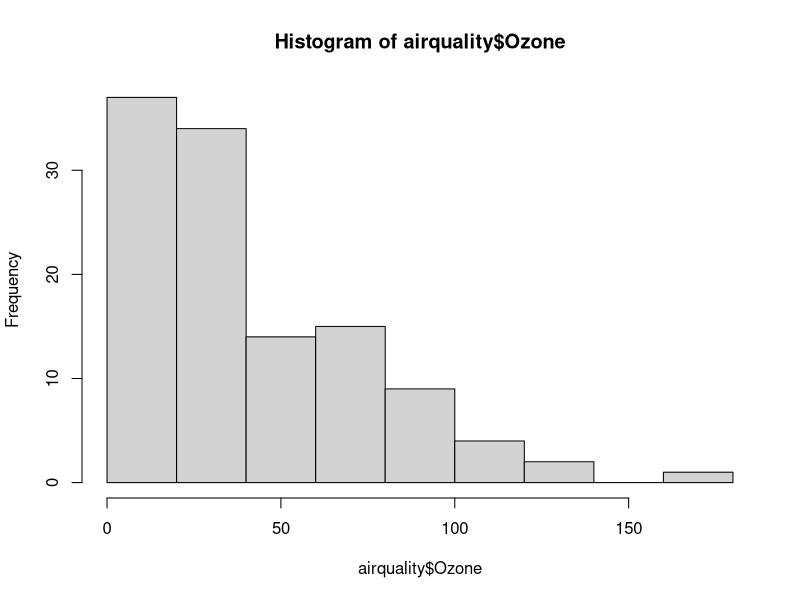
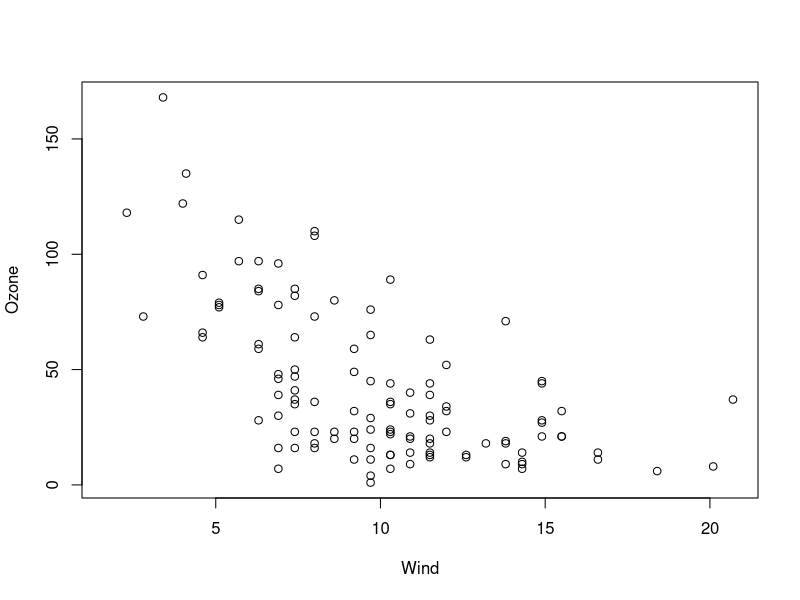
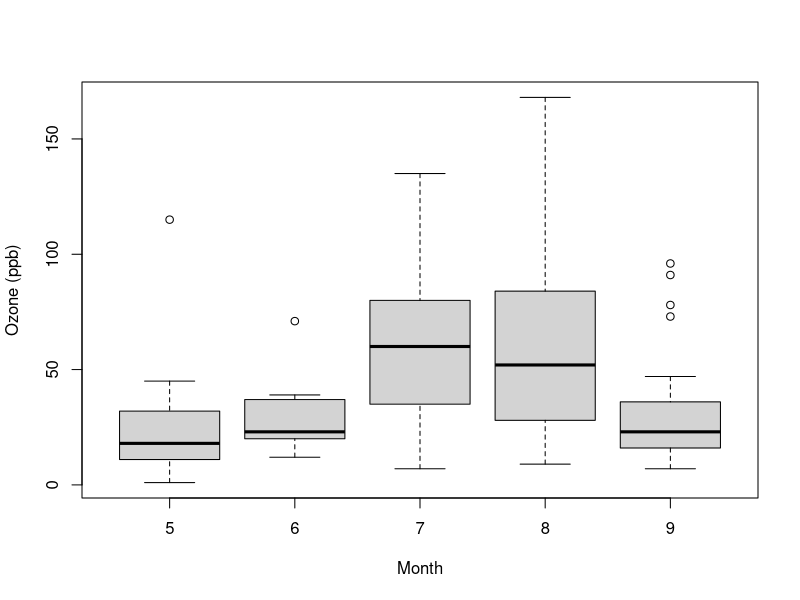
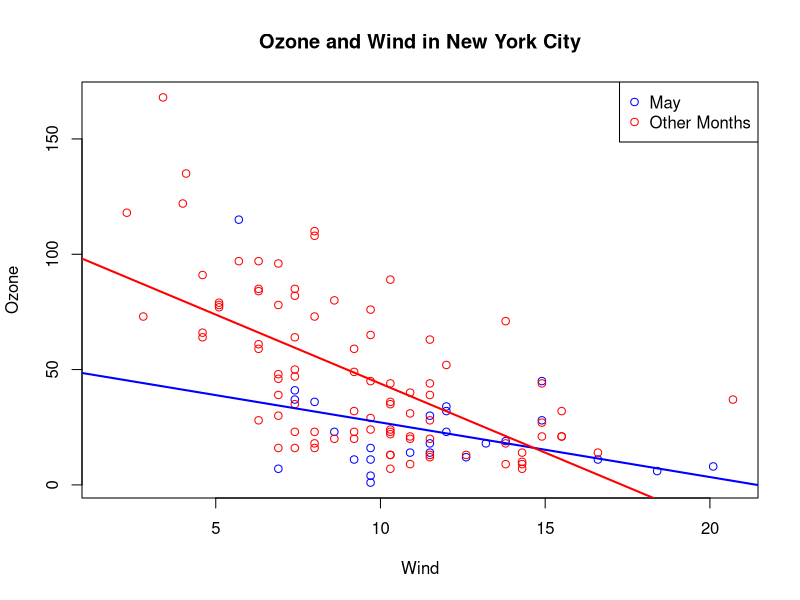
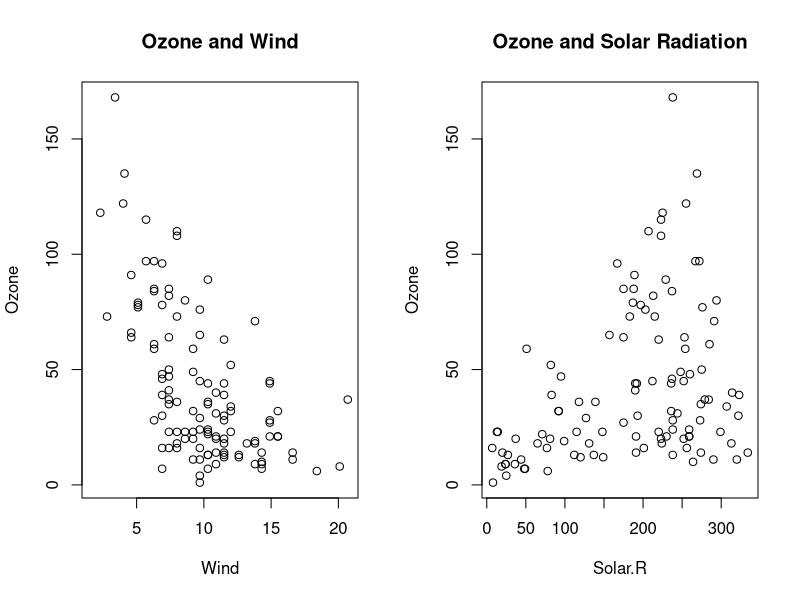
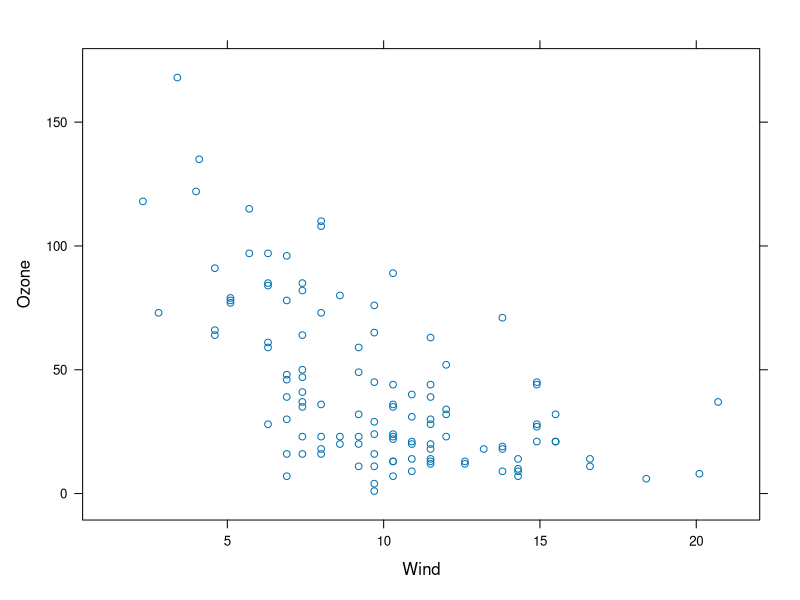
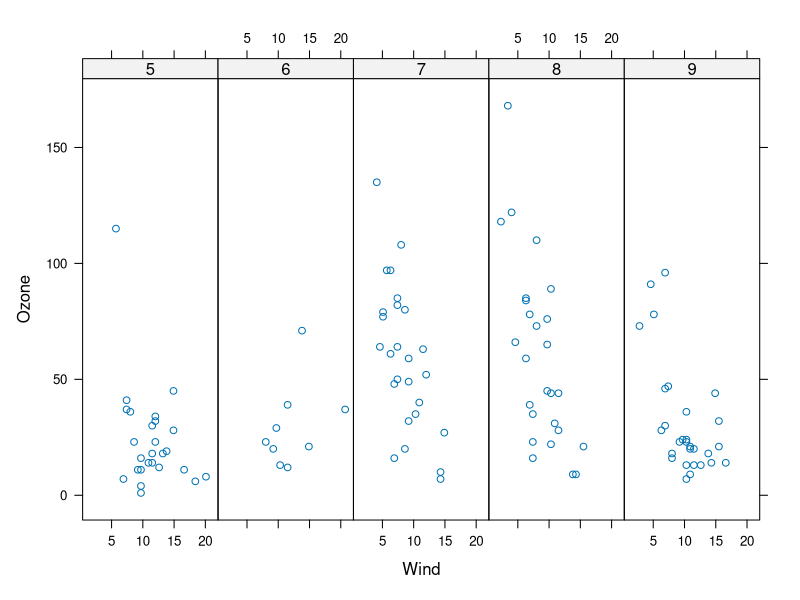
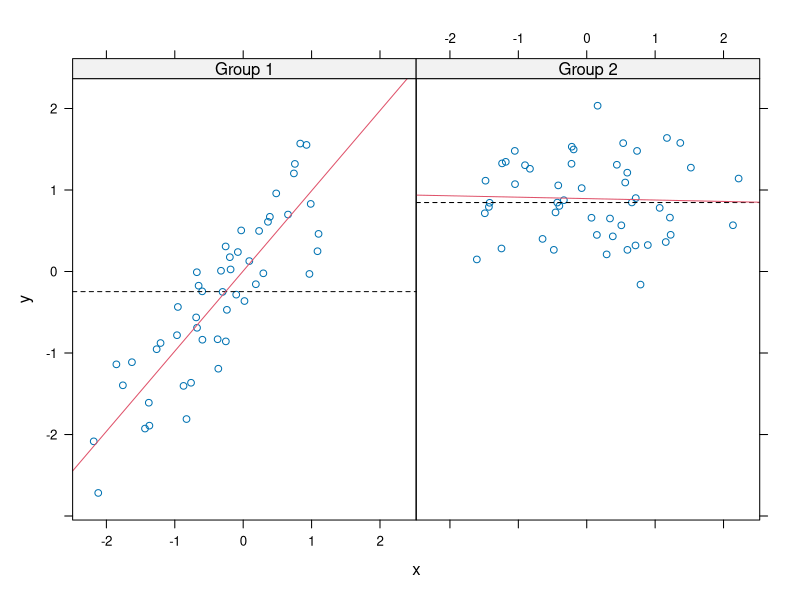

Generate these figures, in order, with R:
## ---- chunk 1
d1=date()
d1

class(d1)

## ---- chunk 2
d2 = Sys.Date()
d2

class(d2)
## ---- chunk 3
## datetime <- strptime(paste(data[,1],data[,2]), format = "%d/%m/%Y %H:%M:%S")
## strptime(as.character(tmpData), format="%m/%d/%Y %H:%M:%S")
## tmp <- as.date(as.character(tmpData),format="%m/%d/%Y %H:%M:%S")
## format(hehe,"%Y"))
format(d2,"%a %b %d")
## ---- chunk 4
Sys.setlocale("LC_TIME", "C")
x = c("1jan1960", "2jan1960", "31mar1960", "30jul1960");
z = as.Date(x, "%d%b%Y")
z
## ---- chunk 5
library(lubridate)
ymd("20140108")

mdy("08/04/2013")

dmy("03-04-2013")

ymd_hms("2011-08-03 10:15:03")
## ---- chunk 6
# hist
library(datasets)
hist(airquality$Ozone) 

# Scatterplot
library(datasets)
with(airquality, plot(Wind, Ozone))

# boxplot
library(datasets)
airquality <- transform(airquality, Month = factor(Month))
boxplot(Ozone ~ Month, airquality, xlab = "Month", ylab = "Ozone (ppb)")

# summary(data) = returns min, 1st quartile, median, mean, 3rd quartile, max
summary(airquality)

## ---- chunk 7
par("lty")

par("col")

par("bg")
## ---- chunk 8
with(airquality, plot(Wind, Ozone, main = "Ozone and Wind in New York City",  type = "n"))
with(subset(airquality, Month == 5), points(Wind, Ozone, col = "blue"))
with(subset(airquality, Month != 5), points(Wind, Ozone, col = "red"))
legend("topright", pch = 1, col = c("blue", "red"), legend = c("May", "Other Months"))

model <- lm(Ozone ~ Wind, subset(airquality, Month == 5))
abline(model, lwd = 2, col = "blue")

model2 <- lm(Ozone ~ Wind, subset(airquality, Month != 5))
abline(model2, lwd = 2, col = "red")
## ---- chunk 9
par(mfrow = c(1, 2))
with(airquality, {
    plot(Wind, Ozone, main = "Ozone and Wind")
    plot(Solar.R, Ozone, main = "Ozone and Solar Radiation")
})
## ---- chunk 10
pdf(file = "myplot.png")  ## Open PDF device; create 'myplot.pdf' in my working directory
## Create plot and send to a file (no plot appears on screen)
with(faithful, plot(eruptions, waiting))
title(main = "Old Faithful Geyser data")  ## Annotate plot; still nothing on screen
dev.off()  ## Close the PDF file device
## Now you can view the file 'myplot.pdf' on your computer
## ---- chunk 11
library(lattice)
library(datasets)
## Simple scatterplot
xyplot(Ozone ~ Wind, data = airquality)
## ---- chunk 12
library(datasets)
library(lattice)
## Convert 'Month' to a factor variable
airquality <- transform(airquality, Month2 = factor(Month))
## Month is conditioning variables 
xyplot(Ozone ~ Wind | Month, data = airquality, layout = c(5, 1))
## ---- chunk 13
set.seed(10)
x <- rnorm(100)
f <- rep(0:1, each = 50)
y <- x + f - f * x + rnorm(100, sd = 0.5)
f <- factor(f, labels = c("Group 1", "Group 2"))

## Custom panel function
xyplot(y ~ x | f, panel = function(x, y, ...) {
    panel.xyplot(x, y, ...)  ## First call the default panel function for 'xyplot'
    panel.abline(h = median(y), lty = 2)  ## Add a horizontal line at the
    panel.lmline(x, y, col = 2)  ## Overlay a simple linear regression line
})
## ---- chunk 14
x <- rnorm(100)
y <- x + rnorm(100, sd = 0.5)
plot(x, y,
     xlab=substitute(bar(x) == k, list(k=mean(x))),
     ylab=substitute(bar(y) == k, list(k=mean(y)))
     )

## ---- chunk 15
library(ggplot2)
# factor(mpg$drv)
qplot(displ, hwy, data = mpg, color = drv, geom = c("point", "smooth"), fill = drv)
## ---- chunk 16
## horizental
## qplot(displ, hwy, data = mpg, facets = drv ~ .)

## portrait
qplot(displ, hwy, data = mpg, facets = . ~ drv)
## ---- chunk 17
## shape = drv
qplot(hwy, data = mpg, geom = "density", color = drv)
## ---- chunk 18
g <- ggplot(mpg,aes(displ, hwy))
summary(g)
print(g)
g + geom_point()
## ---- chunk 19
g + geom_point() + geom_smooth(method="lm")
g + geom_point() + facet_grid(. ~ drv) + geom_smooth(method = "lm")
## ---- chunk 20
## g + geom_point(aes(color = drv), size = 4, alpha = 1/2)
g + geom_point(color="steelblue", size = 4, alpha = 1/2)
## ---- chunk 21
testdat <- data.frame(x = 1:100, y = rnorm(100))
testdat[50,2] <- 100  ## Outlier!
plot(testdat$x, testdat$y, type = "l", ylim = c(-3,3))

g <- ggplot(testdat, aes(x = x, y = y))
g + geom_line()
